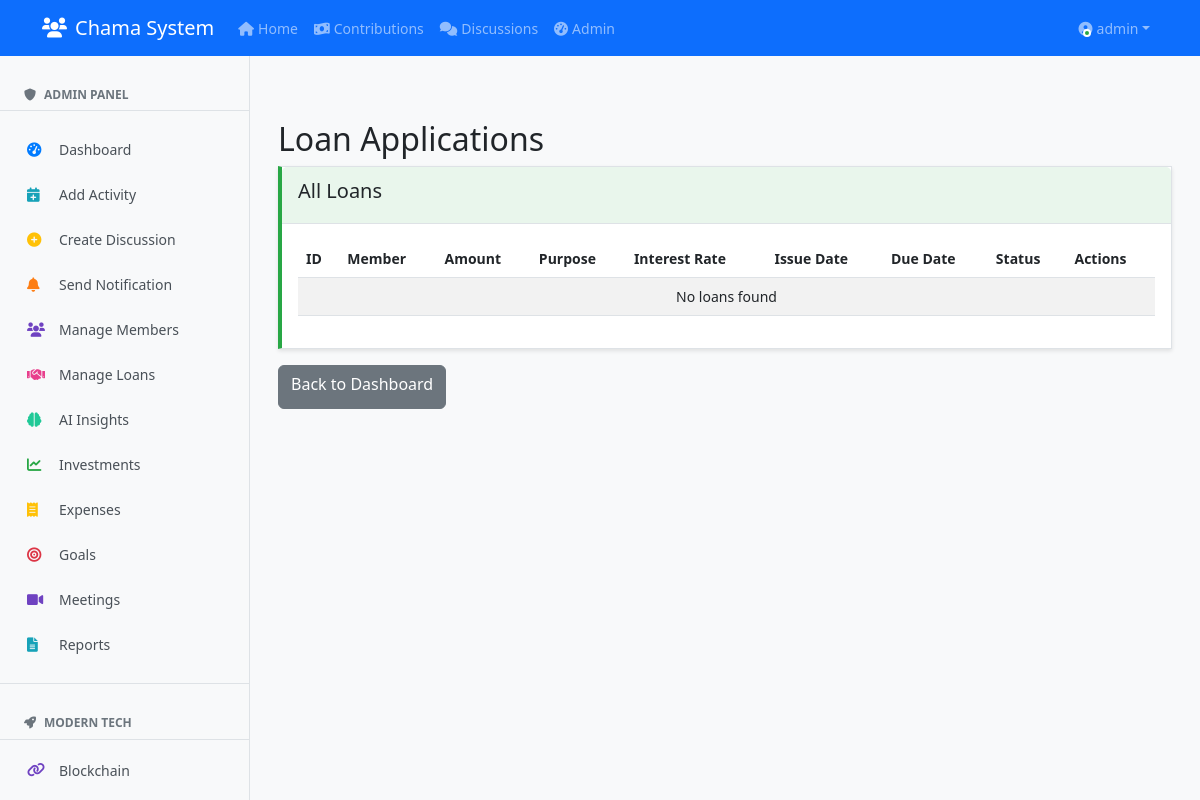
Page /admin/loan-requests (signed in) on the earlier database version.
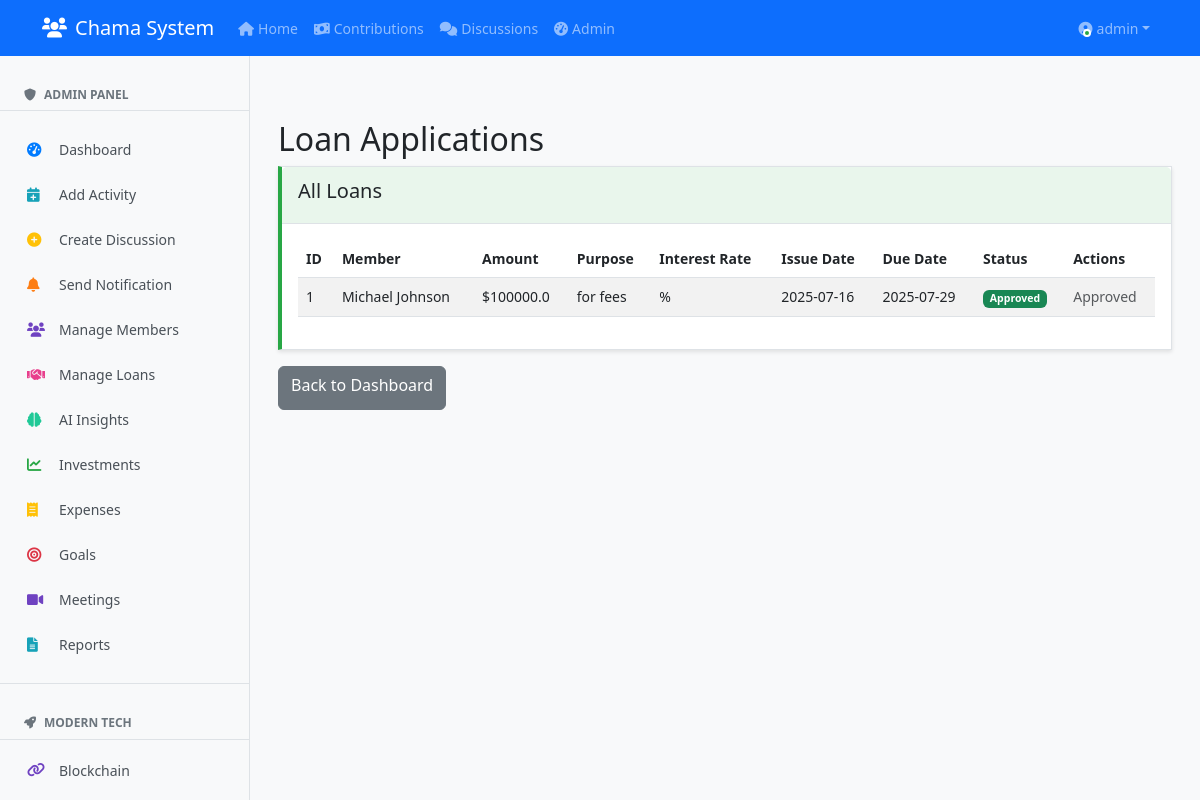
Same page on the later database version.
### clean_app.py (models this page shows)
class Loan(db.Model):
    id = db.Column(db.Integer, primary_key=True)
    amount = db.Column(db.Float, nullable=False)
    purpose = db.Column(db.String(200))
    date_applied = db.Column(db.DateTime, default=datetime.utcnow)
    due_date = db.Column(db.DateTime)
    status = db.Column(db.String(20), default='Pending')
    member_id = db.Column(db.Integer, db.ForeignKey('member.id'))
    member = db.relationship('Member', backref='loans')

class Member(db.Model):
    id = db.Column(db.Integer, primary_key=True)
    name = db.Column(db.String(100), nullable=False)
    phone = db.Column(db.String(20), nullable=False, unique=True)
    email = db.Column(db.String(100))
    join_date = db.Column(db.DateTime, default=datetime.utcnow)
    status = db.Column(db.String(20), default='Active')
    user_id = db.Column(db.Integer, db.ForeignKey('user.id'))

### clean_app.py (the view)
@app.route('/admin/loan-requests')
@login_required
@admin_required
def admin_loan_requests():
    loans = Loan.query.order_by(Loan.date_applied.desc()).all()
    return render_template('admin/loans.html', loans=loans)

### clean_app.py (called while the page is built)
@login_manager.user_loader
def load_user(user_id):
    return User.query.get(int(user_id))

def admin_required(f):
    @wraps(f)
    def decorated_function(*args, **kwargs):
        if not current_user.is_admin:
            abort(403)
        return f(*args, **kwargs)
    return decorated_function

### templates/admin/loans.html
{% extends "base.html" %}
{% block content %}
<div class="container py-4">
    <h2>Loan Applications</h2>
    <div class="card">
        <div class="card-header">
            <h5>All Loans</h5>
        </div>
        <div class="card-body">
            <div class="table-responsive">
                <table class="table table-striped">
                    <thead>
                        <tr>
                            <th>ID</th>
                            <th>Member</th>
                            <th>Amount</th>
                            <th>Purpose</th>
                            <th>Interest Rate</th>
                            <th>Issue Date</th>
                            <th>Due Date</th>
                            <th>Status</th>
                            <th>Actions</th>
                        </tr>
                    </thead>
                    <tbody>
                        {% for loan in loans %}
                        <tr>
                            <td>{{ loan.id }}</td>
                            <td>{{ loan.member.name }}</td>
                            <td>${{ loan.amount }}</td>
                            <td>{{ loan.purpose }}</td>
                            <td>{{ loan.interest_rate }}%</td>
                            <td>{{ loan.date_applied.strftime('%Y-%m-%d') if loan.date_applied else 'N/A' }}</td>
                            <td>{{ loan.due_date.strftime('%Y-%m-%d') }}</td>
                            <td>
                                {% if loan.status == 'Pending' %}
                                    <span class="badge bg-warning">Pending</span>
                                {% elif loan.status == 'Approved' %}
                                    <span class="badge bg-success">Approved</span>
                                {% elif loan.status == 'Rejected' %}
                                    <span class="badge bg-danger">Rejected</span>
                                {% elif loan.status == 'Repaid' %}
                                    <span class="badge bg-info">Repaid</span>
                                {% endif %}
                            </td>
                            <td>
                                {% if loan.status == 'Pending' %}
                                <div class="btn-group">
                                    <a href="{{ url_for('approve_loan', loan_id=loan.id) }}" class="btn btn-sm btn-success me-1">Approve</a>
                                    <a href="{{ url_for('reject_loan', loan_id=loan.id) }}" class="btn btn-sm btn-danger">Reject</a>
                                </div>
                                {% elif loan.status == 'Approved' %}
                                <span class="text-muted">Approved</span>
                                {% endif %}
                            </td>
                        </tr>
                        {% else %}
                        <tr>
                            <td colspan="9" class="text-center">No loans found</td>
                        </tr>
                        {% endfor %}
                    </tbody>
                </table>
            </div>
        </div>
    </div>
    <div class="mt-3">
        <a href="{{ url_for('admin_dashboard') }}" class="btn btn-secondary">Back to Dashboard</a>
    </div>
</div>
{% endblock %}

Differences in the rows shown:
added Loan: id "1", member.name "Michael Johnson", amount "100000.0", purpose "for fees", date_applied "2025-07-16", due_date "2025-07-29", status "Approved"
Other differences:
text no longer shown: "No loans found"
